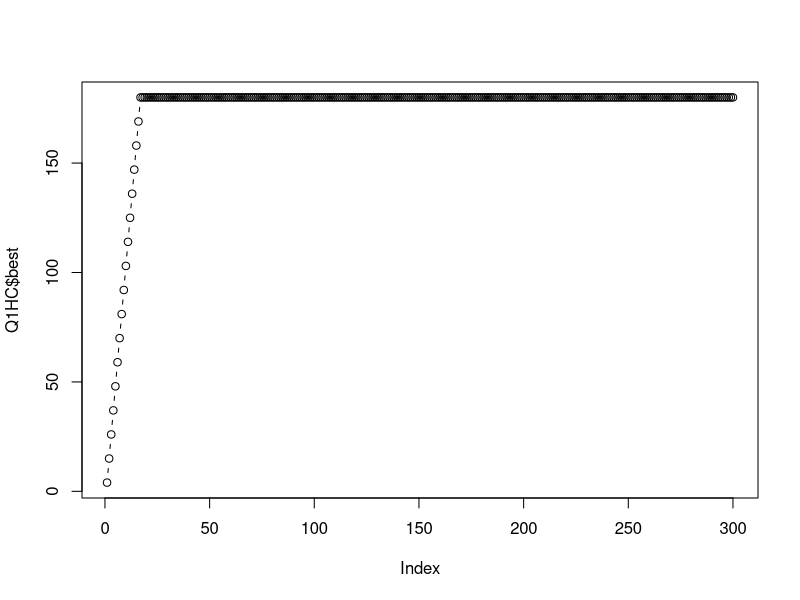
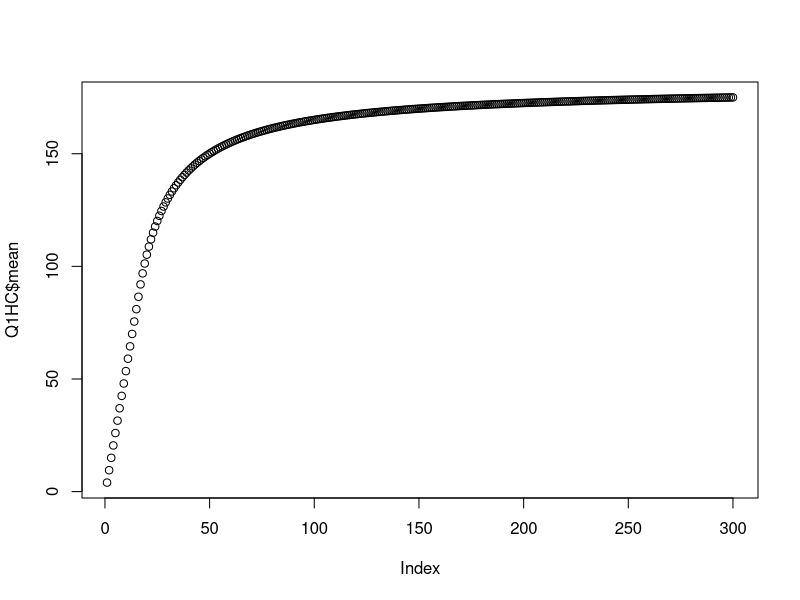
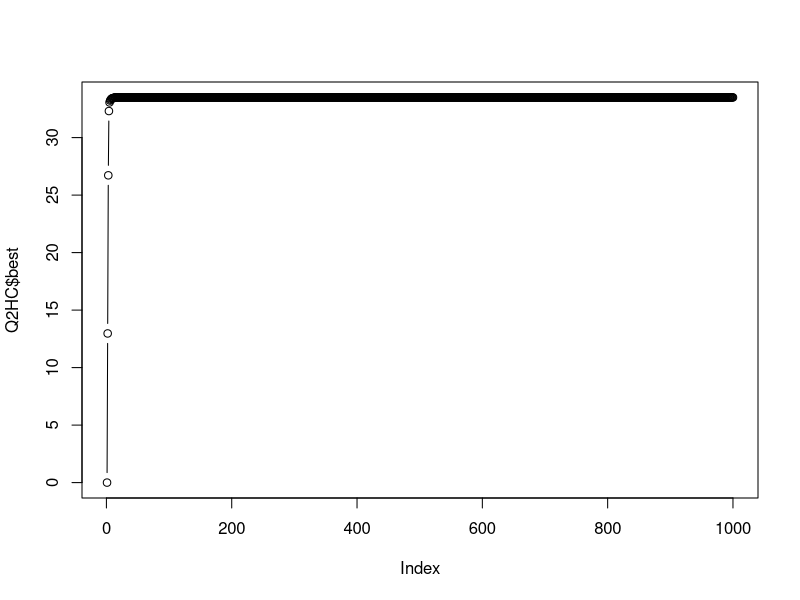

R code for these plots, in order:
HC = function(len,evalF,iter,Nneighbor)
{
  result = data.frame("No" =integer(),"best" = integer(),"mean" = double())
  current_sol = sample(0:1,size = len,replace =T)
  #print(paste("init : ",current_sol))
  current_eval = evalF(current_sol)
  #print(paste("init_eval : ",current_eval))
  result = rbind(result,c(1,current_eval,current_eval/1))
  for(i in 2:iter)
  {
    tempMax = 0
    temp_NewSOL = current_sol
    bc_list = sample(1:len,size=Nneighbor,replace=F)
    for(j in 1:Nneighbor)
    {
      b_change = bc_list[j]
      new_sol = current_sol
      new_sol[b_change] = !new_sol[b_change]
      new_eval = evalF(new_sol)
      if(new_eval >= tempMax)
      {
        temp_NewSOL = new_sol
        tempMax = new_eval
      }
    }
    if(tempMax >= current_eval)
    {
      current_sol = temp_NewSOL
      current_eval = evalF(current_sol)
    }
    result = rbind(result,c(i, current_eval,(sum(result[,2])+current_eval)/i ))
  }
  colnames(result) = c("No","best","mean")
  
  return(result)
}

BinToDec <- function(x) 
  sum(2^(which(rev(unlist(strsplit(as.character(x), "")) == 1))-1))



#Q1----------------------------------------
evalFuncQ1 <- function(x) {
  abs(11 * sum(x) - 150)
}

Q1HC = HC(len = 30,evalF = evalFuncQ1,iter = 300,Nneighbor = 30)
plot(Q1HC$best,type="b")
plot(Q1HC$mean,type="b")

#Q2----------------------------------------

evalFuncQ2 <- function(x)
{
  x1 = BinToDec(x[1:18])/10000  -3
  x2 = BinToDec(x[19:33])/10000 +4.1 
  if(x1 < -3 | x1 > 12.1)
    return(0)
  else if(x2 < 4.1 | x2 > 5.8)
    return(0)
  return(21.5 + x1*sin(4*pi*x1) + x2*sin(20*pi*x2))
}

Q2HC = HC(len = 30,evalF = evalFuncQ2,iter =1000,Nneighbor = 30)

plot(Q2HC$best,type="b")
#plot(Q2HC$mean,type="b")







